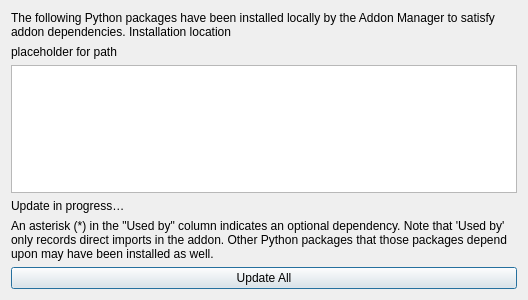
<?xml version="1.0" encoding="UTF-8"?>
<ui version="4.0">
 <class>Dependencies</class>
 <widget class="QDialog" name="AddonManager_Dependencies">
  <property name="geometry">
   <rect>
    <x>0</x>
    <y>0</y>
    <width>528</width>
    <height>300</height>
   </rect>
  </property>
  <property name="windowTitle">
   <string>Manage Python Dependencies</string>
  </property>
  <layout class="QVBoxLayout" name="verticalLayout">
   <item>
    <widget class="QLabel" name="label">
     <property name="text">
      <string>The following Python packages have been installed locally by the Addon Manager to satisfy addon dependencies. Installation location</string>
     </property>
     <property name="wordWrap">
      <bool>true</bool>
     </property>
    </widget>
   </item>
   <item>
    <widget class="QLabel" name="Installation_Path">
     <property name="text">
      <string notr="true">placeholder for path</string>
     </property>
     <property name="textInteractionFlags">
      <set>Qt::TextSelectableByMouse</set>
     </property>
    </widget>
   </item>
   <item>
    <widget class="QTableView" name="tableView">
     <property name="selectionBehavior">
      <enum>QAbstractItemView::SelectRows</enum>
     </property>
     <property name="sortingEnabled">
      <bool>false</bool>
     </property>
     <attribute name="verticalHeaderVisible">
      <bool>false</bool>
     </attribute>
    </widget>
   </item>
   <item>
    <widget class="QLabel" name="Update_Progress">
     <property name="text">
      <string>Update in progress…</string>
     </property>
     <property name="textInteractionFlags">
      <set>Qt::NoTextInteraction</set>
     </property>
    </widget>
   </item>
   <item>
    <widget class="QLabel" name="label_2">
     <property name="text">
      <string>An asterisk (*) in the &quot;Used by&quot; column indicates an optional dependency. Note that 'Used by' only records direct imports in the addon. Other Python packages that those packages depend upon may have been installed as well.</string>
     </property>
     <property name="wordWrap">
      <bool>true</bool>
     </property>
    </widget>
   </item>
   <item>
    <layout class="QHBoxLayout" name="horizontalLayout">
     <item>
      <widget class="QPushButton" name="Update_All">
       <property name="text">
        <string>Update All</string>
       </property>
      </widget>
     </item>
    </layout>
   </item>
  </layout>
 </widget>
 <resources/>
 <connections/>
</ui>
